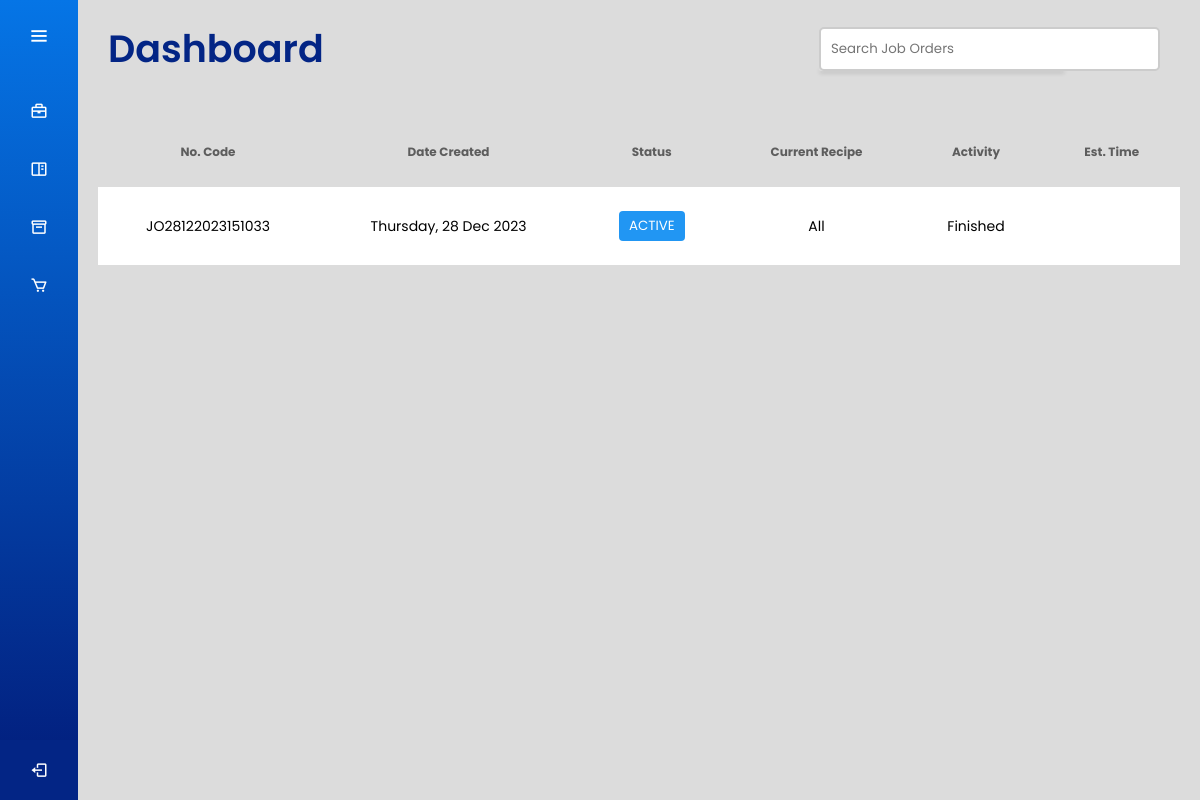
The app's page /manager/ (signed in) with its own data.
### joborders/models.py (models this page shows, shortened)
class JobOrder(models.Model):
    jobOrderId = models.CharField(max_length=50, unique=True)
    jobOrderCreatedDate = models.DateTimeField()
    jobOrderStatus = models.CharField(max_length=50)
    userId = models.ForeignKey(User, on_delete=models.CASCADE)

### users/views.py (the view, shortened to what this page needs)
# urls.py: path('manager/', views.manager_dashboard_view, name='manager_dashboard'),
@login_required
def manager_dashboard_view(request):
    malaysian_tz = pytz.timezone('Asia/Kuala_Lumpur')
    now = timezone.now().astimezone(malaysian_tz)
    job_orders_list = []
    job_orders = JobOrder.objects.filter(
    jobOrderStatus__in=['PENDING', 'APPROVED', 'REVISE', 'ACTIVE']
).prefetch_related('recipes__activity_recipe')
    try:
        user_role = UserRole.objects.get(user=request.user).role
    except UserRole.DoesNotExist:
        user_role = None  # Or set a default role if appropriate
    if user_role != 'manager':
        raise Http404("Page not found.")
    for job_order in job_orders:
        earliest_activity = {
            'recipeName': 'None',
            'name': 'Not Started',
            'time': None
        }
        if job_order.jobOrderStatus == "ACTIVE":
            all_recipes_finished = True
            non_draft_recipes = job_order.recipes.filter(isDraft=False)
            if all_recipes_finished:
                earliest_activity['recipeName'] = 'All'
                earliest_activity['name'] = 'Finished'
                earliest_activity['time'] = None
        job_data = {
            'jobOrderId': job_order.jobOrderId,
            'jobOrderCreatedDate': job_order.jobOrderCreatedDate,
            'jobOrderStatus': job_order.jobOrderStatus,
            'current_recipe_name': earliest_activity['recipeName'],
            'current_activity_name': earliest_activity['name'],
            'current_activity_time': earliest_activity['time'],
        }
        job_orders_list.append(job_data)
    context = {
        'job_orders': job_orders_list,
        'user_role': user_role,
    }
    return render(request, 'manager_dashboard.html', context)

### users/context_processors.py (called while the page is built)
def user_role_context(request):
    user = request.user
    if user.is_authenticated:
        try:
            user_role = UserRole.objects.get(user=user).get_role_display()
        except UserRole.DoesNotExist:
            user_role = None
    else:
        user_role = None
    return {
        'username': user.username if user.is_authenticated else 'Guest',
        'user_role': user_role
    }

### users/templates/manager_dashboard.html (shortened to what this page needs)
<!DOCTYPE html>
<html lang="en" dir="ltr">
  <head>
    {% load static %}
    <link rel="stylesheet" href="{% static 'css/dash_style.css' %}">
    <link rel="stylesheet" href="{% static 'css/table_style.css' %}">
    <link href='https://unpkg.com/boxicons@2.0.7/css/boxicons.min.css' rel='stylesheet'>
   </head>
<body>
  {% include 'manager_sidebar.html' %}
  <section class="home-section">
    {% include 'header.html' %}
    <div class="main-content">
      {% include 'dashboard_table.html' %}
    </div>
  </section>
</body>
</html>

### users/templates/dashboard_table.html (shortened to what this page needs)
<!DOCTYPE html>
<html lang="en" dir="ltr">
<head>
</head>
<body>
    <table id="dashboard-table">
        <thead>
            <tr>
                <th>No. Code</th>
                <th>Date Created</th>
                <th>Status</th>
                <th>Current Recipe</th>
                <th>Activity</th>
                <th>Est. Time</th>
            </tr>
        </thead>
        <tbody>
            {% for job in job_orders %}
                <tr id="job_order_row_{{ job.jobOrderId }}" class="clickable-row" data-job-order-id="{{ job.jobOrderId }}">
                    <td>{{ job.jobOrderId }}</td>
                    <td>{{ job.jobOrderCreatedDate|date:"l, d M Y" }}</td>
                    <td>
                        <button class="status-button status-{{ job.jobOrderStatus|lower }}">
                            {{ job.jobOrderStatus }}
                        </button>
                    </td>
                    <td>{{ job.current_recipe_name }}</td>
                    {% if job.jobOrderStatus == "ACTIVE" %}
                        <td>{{ job.current_activity_name }}</td>
                        <td>{{ job.current_activity_time|date:"l, d M Y H:i A" }}</td>
                    {% else %}
                        <td></td>
                        <td></td>
                    {% endif %}
                </tr>
            {% empty %}
                <tr>
                    <td colspan="6">No job orders found.</td>
                </tr>
            {% endfor %}
        </tbody>
    </table>
</body>
</html>

### static/css/dash_style.css (style rules this page uses)
* { margin: 0; padding: 0; box-sizing: border-box; font-family: "Poppins", sans-serif; }
.home-section { position: relative; background: #DCDCDC; min-height: 100vh; top: 0; left: 78px; width: calc(100% - 78px); transition: all 0.5s ease; z-index: 2; }
.home-section .main-content { padding: 20px; background-color: #DCDCDC; min-height: 300px; height: 100%; }

### static/css/table_style.css (style rules this page uses)
table { width: 100%; border-collapse: collapse; margin: 0; }
table thead { color: #5D5D5D; }
table th { padding: 26px; text-align: center; vertical-align: middle; font-size: 12px; font-weight: 700; }
table td { padding: 24px; text-align: center; vertical-align: middle; font-size: 14px; }
table tbody tr { padding: 10px; background-color: #ffffff; transition: background-color 0.3s; }
.status-button { padding: 5px 10px; border: none; border-radius: 4px; color: white; font-weight: 400; cursor: default; }
.status-active { background-color: #2196F3; }

### records on screen
JobOrder: jobOrderId "JO28122023151033", jobOrderCreatedDate "Thursday, 28 Dec 2023", jobOrderStatus "ACTIVE"

### other values on screen
{{ job.current_recipe_name }} "All"
{{ job.current_activity_name }} "Finished"
